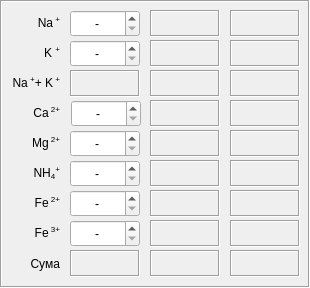
   <widget class="QFrame" name="frame_4">
    <property name="geometry">
     <rect>
      <x>500</x>
      <y>242</y>
      <width>310</width>
      <height>288</height>
     </rect>
    </property>
    <property name="frameShape">
     <enum>QFrame::Box</enum>
    </property>
    <property name="frameShadow">
     <enum>QFrame::Sunken</enum>
    </property>
    <widget class="QLabel" name="label_103">
     <property name="geometry">
      <rect>
       <x>230</x>
       <y>130</y>
       <width>70</width>
       <height>27</height>
      </rect>
     </property>
     <property name="frameShape">
      <enum>QFrame::Box</enum>
     </property>
     <property name="frameShadow">
      <enum>QFrame::Sunken</enum>
     </property>
     <property name="text">
      <string/>
     </property>
     <property name="alignment">
      <set>Qt::AlignCenter</set>
     </property>
    </widget>
    <widget class="QLabel" name="label_93">
     <property name="geometry">
      <rect>
       <x>230</x>
       <y>70</y>
       <width>70</width>
       <height>27</height>
      </rect>
     </property>
     <property name="frameShape">
      <enum>QFrame::Box</enum>
     </property>
     <property name="frameShadow">
      <enum>QFrame::Sunken</enum>
     </property>
     <property name="text">
      <string/>
     </property>
     <property name="alignment">
      <set>Qt::AlignCenter</set>
     </property>
    </widget>
    <widget class="QLabel" name="label_97">
     <property name="geometry">
      <rect>
       <x>230</x>
       <y>10</y>
       <width>70</width>
       <height>27</height>
      </rect>
     </property>
     <property name="frameShape">
      <enum>QFrame::Box</enum>
     </property>
     <property name="frameShadow">
      <enum>QFrame::Sunken</enum>
     </property>
     <property name="text">
      <string/>
     </property>
     <property name="alignment">
      <set>Qt::AlignCenter</set>
     </property>
    </widget>
    <widget class="QLabel" name="label_71">
     <property name="geometry">
      <rect>
       <x>10</x>
       <y>160</y>
       <width>50</width>
       <height>27</height>
      </rect>
     </property>
     <property name="text">
      <string>&lt;html&gt;&lt;head/&gt;&lt;body&gt;&lt;p&gt;NH&lt;span style=&quot; vertical-align:sub;&quot;&gt;4&lt;/span&gt;&lt;span style=&quot; vertical-align:super;&quot;&gt;+&lt;/span&gt;&lt;/p&gt;&lt;/body&gt;&lt;/html&gt;</string>
     </property>
     <property name="alignment">
      <set>Qt::AlignRight|Qt::AlignTrailing|Qt::AlignVCenter</set>
     </property>
     <property name="wordWrap">
      <bool>true</bool>
     </property>
    </widget>
    <widget class="QLabel" name="label_100">
     <property name="geometry">
      <rect>
       <x>150</x>
       <y>40</y>
       <width>70</width>
       <height>27</height>
      </rect>
     </property>
     <property name="frameShape">
      <enum>QFrame::Box</enum>
     </property>
     <property name="frameShadow">
      <enum>QFrame::Sunken</enum>
     </property>
     <property name="text">
      <string/>
     </property>
     <property name="alignment">
      <set>Qt::AlignCenter</set>
     </property>
    </widget>
    <widget class="QLabel" name="label_72">
     <property name="geometry">
      <rect>
       <x>10</x>
       <y>190</y>
       <width>50</width>
       <height>27</height>
      </rect>
     </property>
     <property name="text">
      <string>&lt;html&gt;&lt;head/&gt;&lt;body&gt;&lt;p&gt;Fe&lt;span style=&quot; vertical-align:super;&quot;&gt; 2+&lt;/span&gt;&lt;/p&gt;&lt;/body&gt;&lt;/html&gt;</string>
     </property>
     <property name="alignment">
      <set>Qt::AlignRight|Qt::AlignTrailing|Qt::AlignVCenter</set>
     </property>
     <property name="wordWrap">
      <bool>true</bool>
     </property>
    </widget>
    <widget class="QLabel" name="label_101">
     <property name="geometry">
      <rect>
       <x>230</x>
       <y>190</y>
       <width>70</width>
       <height>27</height>
      </rect>
     </property>
     <property name="frameShape">
      <enum>QFrame::Box</enum>
     </property>
     <property name="frameShadow">
      <enum>QFrame::Sunken</enum>
     </property>
     <property name="text">
      <string/>
     </property>
     <property name="alignment">
      <set>Qt::AlignCenter</set>
     </property>
    </widget>
    <widget class="QDoubleSpinBox" name="doubleSpinBox_24">
     <property name="geometry">
      <rect>
       <x>70</x>
       <y>160</y>
       <width>70</width>
       <height>27</height>
      </rect>
     </property>
     <property name="locale">
      <locale language="C" country="AnyCountry"/>
     </property>
     <property name="alignment">
      <set>Qt::AlignCenter</set>
     </property>
     <property name="specialValueText">
      <string>-</string>
     </property>
     <property name="decimals">
      <number>1</number>
     </property>
     <property name="minimum">
      <double>-0.100000000000000</double>
     </property>
     <property name="maximum">
      <double>99999.899999999994179</double>
     </property>
     <property name="singleStep">
      <double>0.100000000000000</double>
     </property>
     <property name="value">
      <double>-0.100000000000000</double>
     </property>
    </widget>
    <widget class="QLabel" name="label_66">
     <property name="geometry">
      <rect>
       <x>10</x>
       <y>10</y>
       <width>50</width>
       <height>27</height>
      </rect>
     </property>
     <property name="text">
      <string>&lt;html&gt;&lt;head/&gt;&lt;body&gt;&lt;p&gt;Na&lt;span style=&quot; vertical-align:super;&quot;&gt; +&lt;/span&gt;&lt;/p&gt;&lt;/body&gt;&lt;/html&gt;</string>
     </property>
     <property name="alignment">
      <set>Qt::AlignRight|Qt::AlignTrailing|Qt::AlignVCenter</set>
     </property>
     <property name="wordWrap">
      <bool>true</bool>
     </property>
    </widget>
    <widget class="QLabel" name="label_94">
     <property name="geometry">
      <rect>
       <x>230</x>
       <y>220</y>
       <width>70</width>
       <height>27</height>
      </rect>
     </property>
     <property name="frameShape">
      <enum>QFrame::Box</enum>
     </property>
     <property name="frameShadow">
      <enum>QFrame::Sunken</enum>
     </property>
     <property name="text">
      <string/>
     </property>
     <property name="alignment">
      <set>Qt::AlignCenter</set>
     </property>
    </widget>
    <widget class="QDoubleSpinBox" name="doubleSpinBox_20">
     <property name="geometry">
      <rect>
       <x>70</x>
       <y>40</y>
       <width>70</width>
       <height>27</height>
      </rect>
     </property>
     <property name="locale">
      <locale language="C" country="AnyCountry"/>
     </property>
     <property name="alignment">
      <set>Qt::AlignCenter</set>
     </property>
     <property name="specialValueText">
      <string>-</string>
     </property>
     <property name="decimals">
      <number>1</number>
     </property>
     <property name="minimum">
      <double>-0.100000000000000</double>
     </property>
     <property name="maximum">
      <double>99999.899999999994179</double>
     </property>
     <property name="singleStep">
      <double>0.100000000000000</double>
     </property>
     <property name="value">
      <double>-0.100000000000000</double>
     </property>
    </widget>
    <widget class="QLabel" name="label_102">
     <property name="geometry">
      <rect>
       <x>150</x>
       <y>70</y>
       <width>70</width>
       <height>27</height>
      </rect>
     </property>
     <property name="frameShape">
      <enum>QFrame::Box</enum>
     </property>
     <property name="frameShadow">
      <enum>QFrame::Sunken</enum>
     </property>
     <property name="text">
      <string/>
     </property>
     <property name="alignment">
      <set>Qt::AlignCenter</set>
     </property>
    </widget>
    <widget class="QLabel" name="label_95">
     <property name="geometry">
      <rect>
       <x>150</x>
       <y>190</y>
       <width>70</width>
       <height>27</height>
      </rect>
     </property>
     <property name="frameShape">
      <enum>QFrame::Box</enum>
     </property>
     <property name="frameShadow">
      <enum>QFrame::Sunken</enum>
     </property>
     <property name="text">
      <string/>
     </property>
     <property name="alignment">
      <set>Qt::AlignCenter</set>
     </property>
    </widget>
    <widget class="QDoubleSpinBox" name="doubleSpinBox_23">
     <property name="geometry">
      <rect>
       <x>70</x>
       <y>130</y>
       <width>70</width>
       <height>27</height>
      </rect>
     </property>
     <property name="locale">
      <locale language="C" country="AnyCountry"/>
     </property>
     <property name="alignment">
      <set>Qt::AlignCenter</set>
     </property>
     <property name="specialValueText">
      <string>-</string>
     </property>
     <property name="decimals">
      <number>1</number>
     </property>
     <property name="minimum">
      <double>-0.100000000000000</double>
     </property>
     <property name="maximum">
      <double>99999.899999999994179</double>
     </property>
     <property name="singleStep">
      <double>0.100000000000000</double>
     </property>
     <property name="value">
      <double>-0.100000000000000</double>
     </property>
    </widget>
    <widget class="QLabel" name="label_96">
     <property name="geometry">
      <rect>
       <x>230</x>
       <y>40</y>
       <width>70</width>
       <height>27</height>
      </rect>
     </property>
     <property name="frameShape">
      <enum>QFrame::Box</enum>
     </property>
     <property name="frameShadow">
      <enum>QFrame::Sunken</enum>
     </property>
     <property name="text">
      <string/>
     </property>
     <property name="alignment">
      <set>Qt::AlignCenter</set>
     </property>
    </widget>
    <widget class="QDoubleSpinBox" name="doubleSpinBox_26">
     <property name="geometry">
      <rect>
       <x>70</x>
       <y>220</y>
       <width>70</width>
       <height>27</height>
      </rect>
     </property>
     <property name="locale">
      <locale language="C" country="AnyCountry"/>
     </property>
     <property name="alignment">
      <set>Qt::AlignCenter</set>
     </property>
     <property name="specialValueText">
      <string>-</string>
     </property>
     <property name="decimals">
      <number>1</number>
     </property>
     <property name="minimum">
      <double>-0.100000000000000</double>
     </property>
     <property name="maximum">
      <double>99999.899999999994179</double>
     </property>
     <property name="singleStep">
      <double>0.100000000000000</double>
     </property>
     <property name="value">
      <double>-0.100000000000000</double>
     </property>
    </widget>
    <widget class="QDoubleSpinBox" name="doubleSpinBox_25">
     <property name="geometry">
      <rect>
       <x>70</x>
       <y>190</y>
       <width>70</width>
       <height>27</height>
      </rect>
     </property>
     <property name="locale">
      <locale language="C" country="AnyCountry"/>
     </property>
     <property name="alignment">
      <set>Qt::AlignCenter</set>
     </property>
     <property name="specialValueText">
      <string>-</string>
     </property>
     <property name="decimals">
      <number>1</number>
     </property>
     <property name="minimum">
      <double>-0.100000000000000</double>
     </property>
     <property name="maximum">
      <double>99999.899999999994179</double>
     </property>
     <property name="singleStep">
      <double>0.100000000000000</double>
     </property>
     <property name="value">
      <double>-0.100000000000000</double>
     </property>
    </widget>
    <widget class="QLabel" name="label_89">
     <property name="geometry">
      <rect>
       <x>150</x>
       <y>100</y>
       <width>70</width>
       <height>27</height>
      </rect>
     </property>
     <property name="frameShape">
      <enum>QFrame::Box</enum>
     </property>
     <property name="frameShadow">
      <enum>QFrame::Sunken</enum>
     </property>
     <property name="text">
      <string/>
     </property>
     <property name="alignment">
      <set>Qt::AlignCenter</set>
     </property>
    </widget>
    <widget class="QDoubleSpinBox" name="doubleSpinBox_22">
     <property name="geometry">
      <rect>
       <x>71</x>
       <y>100</y>
       <width>70</width>
       <height>27</height>
      </rect>
     </property>
     <property name="locale">
      <locale language="C" country="AnyCountry"/>
     </property>
     <property name="alignment">
      <set>Qt::AlignCenter</set>
     </property>
     <property name="specialValueText">
      <string>-</string>
     </property>
     <property name="decimals">
      <number>1</number>
     </property>
     <property name="minimum">
      <double>-0.100000000000000</double>
     </property>
     <property name="maximum">
      <double>99999.899999999994179</double>
     </property>
     <property name="singleStep">
      <double>0.100000000000000</double>
     </property>
     <property name="value">
      <double>-0.100000000000000</double>
     </property>
    </widget>
    <widget class="QLabel" name="label_90">
     <property name="geometry">
      <rect>
       <x>150</x>
       <y>220</y>
       <width>70</width>
       <height>27</height>
      </rect>
     </property>
     <property name="frameShape">
      <enum>QFrame::Box</enum>
     </property>
     <property name="frameShadow">
      <enum>QFrame::Sunken</enum>
     </property>
     <property name="text">
      <string/>
     </property>
     <property name="alignment">
      <set>Qt::AlignCenter</set>
     </property>
    </widget>
    <widget class="QLabel" name="label_104">
     <property name="geometry">
      <rect>
       <x>150</x>
       <y>10</y>
       <width>70</width>
       <height>27</height>
      </rect>
     </property>
     <property name="frameShape">
      <enum>QFrame::Box</enum>
     </property>
     <property name="frameShadow">
      <enum>QFrame::Sunken</enum>
     </property>
     <property name="text">
      <string/>
     </property>
     <property name="alignment">
      <set>Qt::AlignCenter</set>
     </property>
    </widget>
    <widget class="QDoubleSpinBox" name="doubleSpinBox_19">
     <property name="geometry">
      <rect>
       <x>70</x>
       <y>10</y>
       <width>70</width>
       <height>27</height>
      </rect>
     </property>
     <property name="locale">
      <locale language="C" country="AnyCountry"/>
     </property>
     <property name="alignment">
      <set>Qt::AlignCenter</set>
     </property>
     <property name="specialValueText">
      <string>-</string>
     </property>
     <property name="decimals">
      <number>1</number>
     </property>
     <property name="minimum">
      <double>-0.100000000000000</double>
     </property>
     <property name="maximum">
      <double>99999.899999999994179</double>
     </property>
     <property name="singleStep">
      <double>0.100000000000000</double>
     </property>
     <property name="value">
      <double>-0.100000000000000</double>
     </property>
    </widget>
    <widget class="QLabel" name="label_68">
     <property name="geometry">
      <rect>
       <x>10</x>
       <y>70</y>
       <width>50</width>
       <height>27</height>
      </rect>
     </property>
     <property name="text">
      <string>&lt;html&gt;&lt;head/&gt;&lt;body&gt;&lt;p&gt;Na&lt;span style=&quot; vertical-align:super;&quot;&gt; +&lt;/span&gt;+ K&lt;span style=&quot; vertical-align:super;&quot;&gt; +&lt;/span&gt;&lt;/p&gt;&lt;/body&gt;&lt;/html&gt;</string>
     </property>
     <property name="alignment">
      <set>Qt::AlignRight|Qt::AlignTrailing|Qt::AlignVCenter</set>
     </property>
     <property name="wordWrap">
      <bool>true</bool>
     </property>
    </widget>
    <widget class="QLabel" name="label_69">
     <property name="geometry">
      <rect>
       <x>10</x>
       <y>100</y>
       <width>50</width>
       <height>27</height>
      </rect>
     </property>
     <property name="text">
      <string>&lt;html&gt;&lt;head/&gt;&lt;body&gt;&lt;p&gt;Ca&lt;span style=&quot; vertical-align:super;&quot;&gt; 2+&lt;/span&gt;&lt;/p&gt;&lt;/body&gt;&lt;/html&gt;</string>
     </property>
     <property name="alignment">
      <set>Qt::AlignRight|Qt::AlignTrailing|Qt::AlignVCenter</set>
     </property>
     <property name="wordWrap">
      <bool>true</bool>
     </property>
    </widget>
    <widget class="QLabel" name="label_92">
     <property name="geometry">
      <rect>
       <x>150</x>
       <y>130</y>
       <width>70</width>
       <height>27</height>
      </rect>
     </property>
     <property name="frameShape">
      <enum>QFrame::Box</enum>
     </property>
     <property name="frameShadow">
      <enum>QFrame::Sunken</enum>
     </property>
     <property name="text">
      <string/>
     </property>
     <property name="alignment">
      <set>Qt::AlignCenter</set>
     </property>
    </widget>
    <widget class="QLabel" name="label_91">
     <property name="geometry">
      <rect>
       <x>230</x>
       <y>160</y>
       <width>70</width>
       <height>27</height>
      </rect>
     </property>
     <property name="frameShape">
      <enum>QFrame::Box</enum>
     </property>
     <property name="frameShadow">
      <enum>QFrame::Sunken</enum>
     </property>
     <property name="text">
      <string/>
     </property>
     <property name="alignment">
      <set>Qt::AlignCenter</set>
     </property>
    </widget>
    <widget class="QLabel" name="label_73">
     <property name="geometry">
      <rect>
       <x>10</x>
       <y>220</y>
       <width>50</width>
       <height>27</height>
      </rect>
     </property>
     <property name="text">
      <string>&lt;html&gt;&lt;head/&gt;&lt;body&gt;&lt;p&gt;Fe&lt;span style=&quot; vertical-align:super;&quot;&gt; 3+&lt;/span&gt;&lt;/p&gt;&lt;/body&gt;&lt;/html&gt;</string>
     </property>
     <property name="alignment">
      <set>Qt::AlignRight|Qt::AlignTrailing|Qt::AlignVCenter</set>
     </property>
     <property name="wordWrap">
      <bool>true</bool>
     </property>
    </widget>
    <widget class="QLabel" name="label_67">
     <property name="geometry">
      <rect>
       <x>10</x>
       <y>40</y>
       <width>50</width>
       <height>27</height>
      </rect>
     </property>
     <property name="text">
      <string>&lt;html&gt;&lt;head/&gt;&lt;body&gt;&lt;p&gt;K &lt;span style=&quot; vertical-align:super;&quot;&gt;+&lt;/span&gt;&lt;/p&gt;&lt;/body&gt;&lt;/html&gt;</string>
     </property>
     <property name="alignment">
      <set>Qt::AlignRight|Qt::AlignTrailing|Qt::AlignVCenter</set>
     </property>
     <property name="wordWrap">
      <bool>true</bool>
     </property>
    </widget>
    <widget class="QLabel" name="label_98">
     <property name="geometry">
      <rect>
       <x>150</x>
       <y>160</y>
       <width>70</width>
       <height>27</height>
      </rect>
     </property>
     <property name="frameShape">
      <enum>QFrame::Box</enum>
     </property>
     <property name="frameShadow">
      <enum>QFrame::Sunken</enum>
     </property>
     <property name="text">
      <string/>
     </property>
     <property name="alignment">
      <set>Qt::AlignCenter</set>
     </property>
    </widget>
    <widget class="QLabel" name="label_99">
     <property name="geometry">
      <rect>
       <x>230</x>
       <y>100</y>
       <width>70</width>
       <height>27</height>
      </rect>
     </property>
     <property name="frameShape">
      <enum>QFrame::Box</enum>
     </property>
     <property name="frameShadow">
      <enum>QFrame::Sunken</enum>
     </property>
     <property name="text">
      <string/>
     </property>
     <property name="alignment">
      <set>Qt::AlignCenter</set>
     </property>
    </widget>
    <widget class="QLabel" name="label_70">
     <property name="geometry">
      <rect>
       <x>10</x>
       <y>130</y>
       <width>50</width>
       <height>27</height>
      </rect>
     </property>
     <property name="text">
      <string>&lt;html&gt;&lt;head/&gt;&lt;body&gt;&lt;p&gt;Mg&lt;span style=&quot; vertical-align:super;&quot;&gt; 2+&lt;/span&gt;&lt;/p&gt;&lt;/body&gt;&lt;/html&gt;</string>
     </property>
     <property name="alignment">
      <set>Qt::AlignRight|Qt::AlignTrailing|Qt::AlignVCenter</set>
     </property>
     <property name="wordWrap">
      <bool>true</bool>
     </property>
    </widget>
    <widget class="QLabel" name="label_281">
     <property name="geometry">
      <rect>
       <x>70</x>
       <y>250</y>
       <width>70</width>
       <height>27</height>
      </rect>
     </property>
     <property name="frameShape">
      <enum>QFrame::Box</enum>
     </property>
     <property name="frameShadow">
      <enum>QFrame::Sunken</enum>
     </property>
     <property name="text">
      <string/>
     </property>
     <property name="alignment">
      <set>Qt::AlignCenter</set>
     </property>
    </widget>
    <widget class="QLabel" name="label_282">
     <property name="geometry">
      <rect>
       <x>150</x>
       <y>250</y>
       <width>70</width>
       <height>27</height>
      </rect>
     </property>
     <property name="frameShape">
      <enum>QFrame::Box</enum>
     </property>
     <property name="frameShadow">
      <enum>QFrame::Sunken</enum>
     </property>
     <property name="text">
      <string/>
     </property>
     <property name="alignment">
      <set>Qt::AlignCenter</set>
     </property>
    </widget>
    <widget class="QLabel" name="label_283">
     <property name="geometry">
      <rect>
       <x>230</x>
       <y>250</y>
       <width>70</width>
       <height>27</height>
      </rect>
     </property>
     <property name="frameShape">
      <enum>QFrame::Box</enum>
     </property>
     <property name="frameShadow">
      <enum>QFrame::Sunken</enum>
     </property>
     <property name="text">
      <string/>
     </property>
     <property name="alignment">
      <set>Qt::AlignCenter</set>
     </property>
    </widget>
    <widget class="QLabel" name="label_287">
     <property name="geometry">
      <rect>
       <x>10</x>
       <y>250</y>
       <width>50</width>
       <height>27</height>
      </rect>
     </property>
     <property name="text">
      <string>Сума</string>
     </property>
     <property name="alignment">
      <set>Qt::AlignRight|Qt::AlignTrailing|Qt::AlignVCenter</set>
     </property>
     <property name="wordWrap">
      <bool>true</bool>
     </property>
    </widget>
    <widget class="QLabel" name="label_289">
     <property name="geometry">
      <rect>
       <x>70</x>
       <y>70</y>
       <width>70</width>
       <height>27</height>
      </rect>
     </property>
     <property name="frameShape">
      <enum>QFrame::Box</enum>
     </property>
     <property name="frameShadow">
      <enum>QFrame::Sunken</enum>
     </property>
     <property name="text">
      <string/>
     </property>
     <property name="alignment">
      <set>Qt::AlignCenter</set>
     </property>
    </widget>
   </widget>
